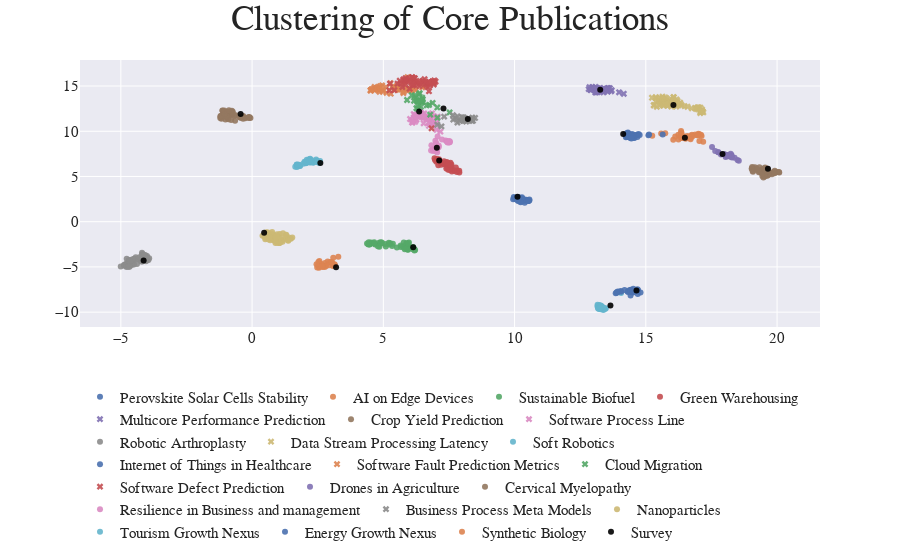

Here is the notebook cell this chart was saved with:
### Code cell
fig = px.scatter(
    df[(df["label"] != "Survey")],
    x="x",
    y="y",
    color="label",
    hover_data=["label", "cluster", "pub_id", "survey_group"],
    labels={"label": "Topic"},
)

# Add survey 
fig.add_trace(
    go.Scatter(
        x=df[df["label"] == "Survey"]["x"],
        y=df[df["label"] == "Survey"]["y"],
        mode="markers",
        marker=dict(color="black"),
        name="Survey",
        hoverinfo="text",
        text=df[df["label"] == "Survey"]["survey_group"],
    )
)
fig.update_traces(marker_opacity=0.9)
fig.update_layout(
    title="Clustering of Core Publications",
    **PLOT_CONFIGS, legend_orientation="h", legend_y=-0.2
)

# update markers of traces that has SLR topics
for i in SLR_TOPICS:
    fig.for_each_trace(
        lambda trace: trace.update(marker=dict(symbol="x") if trace.name == i else {})
    )
fig.show()
# pio.write_image(fig, "umap_clustering.pdf")
